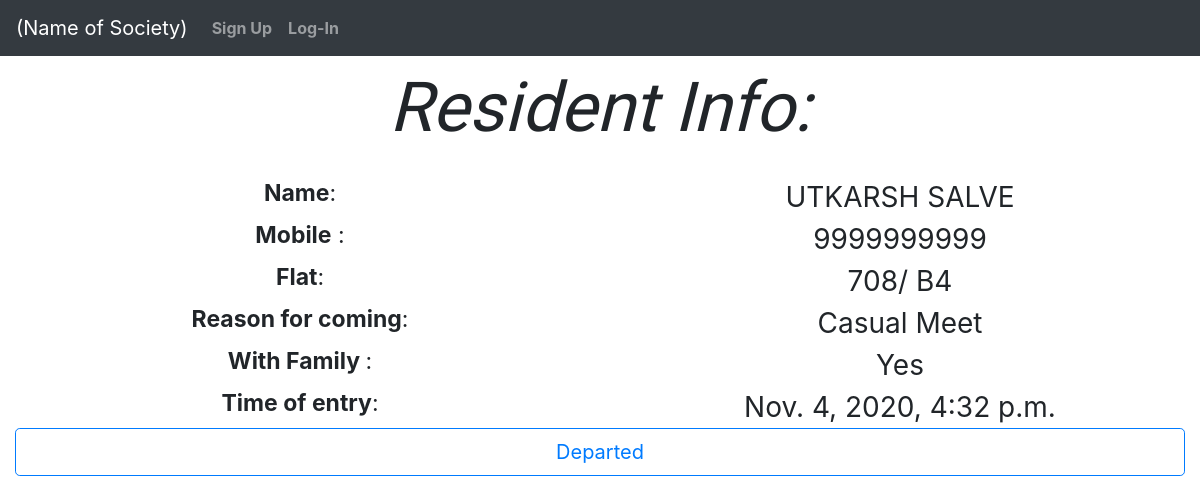
Page /visitorentrylist/13 on the committed database.
### management_system/models.py (models this page shows, shortened)
class visitor(models.Model):
    name = models.CharField(max_length=100)
    mobile_no = models.CharField(max_length=10)
    flat_vis = models.CharField(max_length=100)
    reason = models.CharField(max_length=200)
    vis_time = models.DateTimeField(auto_now_add=True)
    vis_returned_time = models.DateTimeField(null=True, blank=True)
    family = models.BooleanField(default=False)
    user = models.ForeignKey(User, on_delete=models.CASCADE)

### management_system/views.py (the view)
def visitor_info(request, person_pk):
    if request.method == "GET":
        person = get_object_or_404(visitor, pk=person_pk)
        return render(request, 'management_system/visitor_info.html', {'person': person})

### management_system/templates/management_system/visitor_info.html (shortened to what this page needs)
{% extends 'management_system/base.html' %}
{% block content %}
<div class="container-fluid">
<p style="font-size:69px;font-family: 'Piedra', cursive;"> <i>Resident Info: </i></p>
<form method="POST" action="{% url 'visitordepart' person.id %}">
  <div class="row">
    <div class="col" style="font-size:23px"><b>Name</b>:</div>
    <div class="col text-uppercase" style="font-size:28px">{{ person.name }}</div>
  </div>
  <div class="row">
    <div class="col" style="font-size:23px"><b>Mobile</b> : </div>
    <div class="col" style="font-size:28px">{{ person.mobile_no }}</div>
  </div>
  <div class="row">
    <div class="col" style="font-size:23px"><b>Flat</b>: </div>
    <div class="col" style="font-size:28px">{{ person.flat_vis }}</div>
  </div>
  <div class="row">
    <div class="col" style="font-size:23px"><b>Reason for coming</b>:</div>
    <div class="col" style="font-size:28px">{{ person.reason }}</div>
  </div>
  {% if person.family %}
    <div class="row">
      <div class="col" style="font-size:23px"><b>With Family </b>:</div>
      <div class="col" style="font-size:28px">Yes</div>
    </div>
  {% endif %}
    <div class="row">
      <div class="col" style="font-size:23px"><b>Time of entry</b>:</div>
      <div class="col" style="font-size:28px">{{ person.vis_time }}</div>
    </div>
  <button type="submit" class="btn btn-outline-primary btn-lg btn-block"> Departed </button>
  </div>
{% endblock %}

### rows in the picture
visitor: name "UTKARSH SALVE", mobile_no "9999999999", flat_vis "708/ B4", reason "Casual Meet", vis_time "Nov. 4, 2020, 4:32 p.m."
